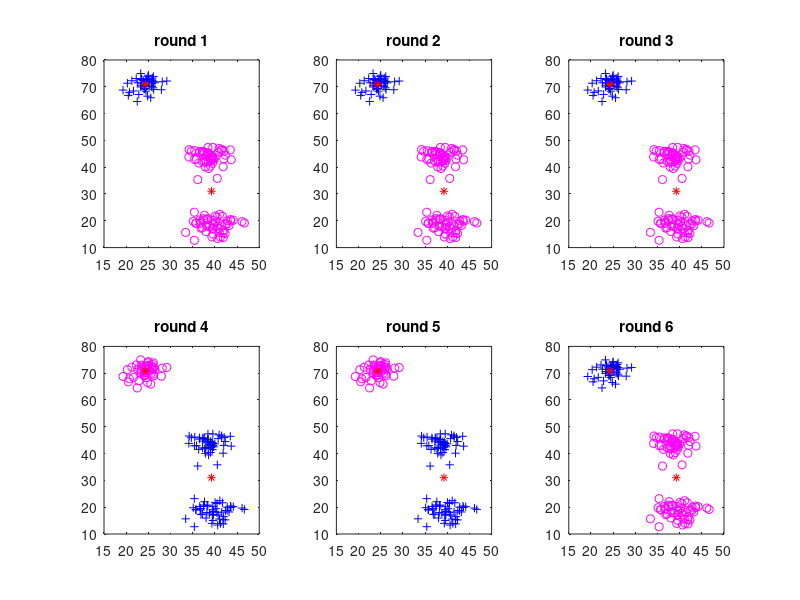

Here is the MATLAB script that generated this plot:
%generate data
%pick 3 points as means
muA=100*rand(1,2);
muB=100*rand(1,2);
muC=100*rand(1,2);
%sigma=min{distanc(A,B),distance(A,C),distance(B,C)}/4;
Sigma=min([norm(muA-muB),norm(muA-muC),norm(muB-muC)])/4;
%generate each 50 points following normal distribution with mu and sigma
R = chol(Sigma);
data(1:50,:)=repmat(muA,50,1) + randn(50,2)*R;
data(51:100,:)=repmat(muB,50,1) + randn(50,2)*R;
data(101:150,:)=repmat(muC,50,1) + randn(50,2)*R;
%do kmeans with round=6 k=2 t=30;
r=6;k=2;t=30;
for i=1:r
    [clusters  centroids]=kmeans(data,k,t);
     %plot figures in one picture
    index1=(clusters==1);
    index2=(clusters==2);
    subplot(2,3,i);plot(data(index1,1),data(index1,2),'mo',data(index2,1),data(index2,2),'b+',centroids(:,1),centroids(:,2),'r*');
    title(['round ',num2str(i)])
end